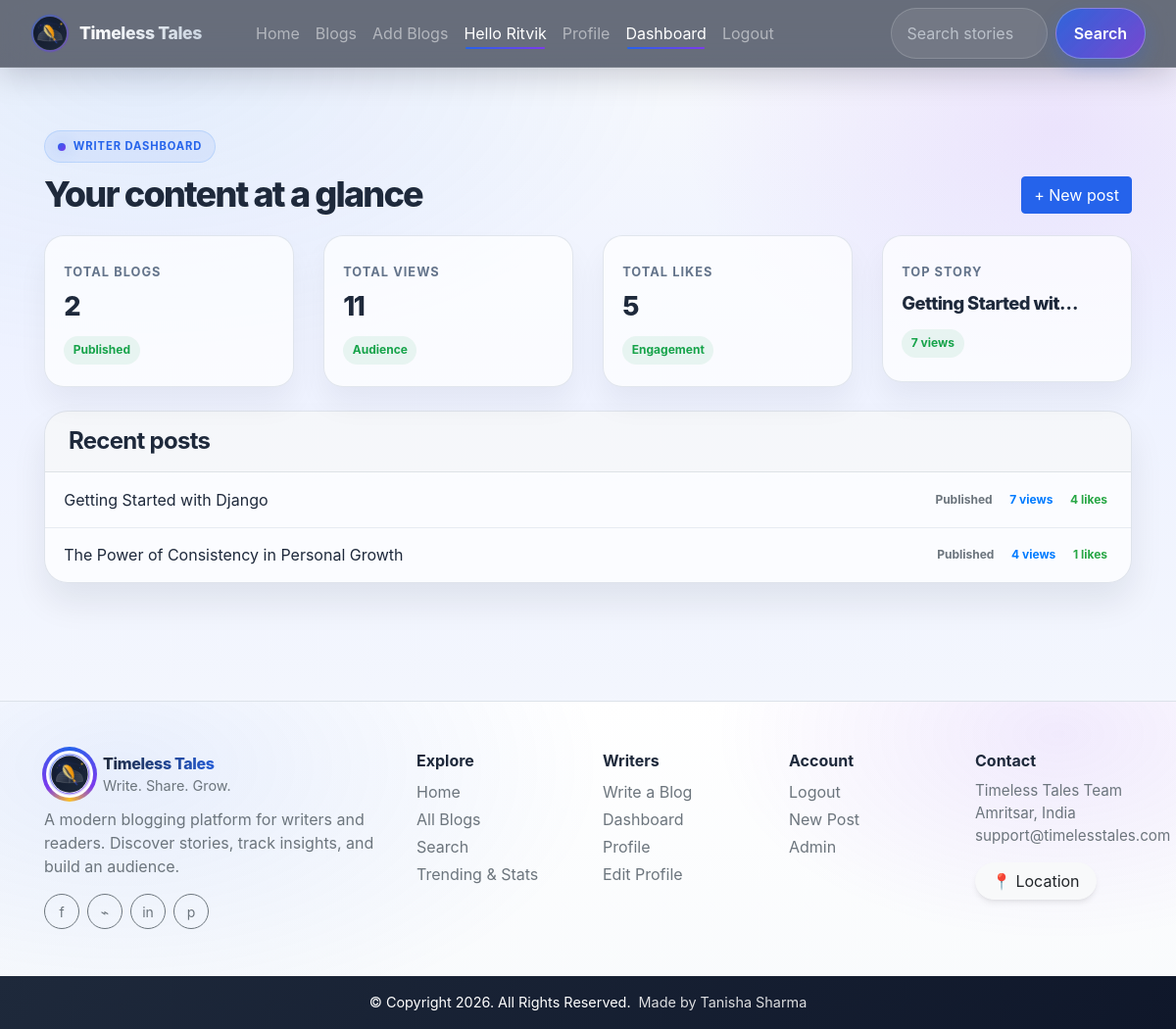
The page /dashboard/ (signed in) on the database its author committed.
### home/models.py (models this page shows, shortened)
class BlogPost(models.Model):
    STATUS_CHOICES = [
        ('draft', 'Draft'),
        ('published', 'Published'),
    ]
    title = models.CharField(max_length=255)
    author = models.ForeignKey(User, on_delete=models.CASCADE)
    slug = models.CharField(max_length=130)
    content = models.TextField()
    image = models.ImageField(upload_to="profile_pics", blank=True, null=True)
    dateTime = models.DateTimeField(auto_now_add=True)
    views = models.PositiveIntegerField(default=0)
    likes = models.PositiveIntegerField(default=0)
    status = models.CharField(max_length=10, choices=STATUS_CHOICES, default='draft')
    category = models.ForeignKey(Category, on_delete=models.SET_NULL, null=True, blank=True)
    tags = models.ManyToManyField(Tag, blank=True)

### home/views.py (the view)
# urls.py: path("dashboard/", views.writer_dashboard, name="writer_dashboard"),
@login_required(login_url='/login')
def writer_dashboard(request):
    my_posts = BlogPost.objects.filter(author=request.user)
    total_blogs = my_posts.count()
    stats = my_posts.aggregate(
        total_views=Sum('views'),
        total_likes=Sum('likes')
    )
    total_views = stats['total_views'] or 0
    total_likes = stats['total_likes'] or 0
    most_viewed = my_posts.order_by('-views').first()
    return render(request, "writer_dashboard.html", {
        'total_blogs': total_blogs,
        'total_views': total_views,
        'total_likes': total_likes,
        'most_viewed': most_viewed,
        'my_posts': my_posts.order_by('-dateTime')[:10],
    })

### home/templates/writer_dashboard.html (shortened to what this page needs)
{% extends 'base.html' %}
{% block dashboardactive %} active {% endblock dashboardactive %}
{% block body %}
<div class="page-shell">
  <div class="container py-4">
    <div class="page-header">
      <div>
        <div class="eyebrow">Writer dashboard</div>
        <h1 class="section-heading">Your content at a glance</h1>
      </div>
      <a href="/add_blogs/" class="btn btn-primary">+ New post</a>
    </div>
    <div class="row g-4 mb-4">
      <div class="col-md-6 col-xl-3">
        <div class="stat-card">
          <small>Total blogs</small>
          <h3>{{ total_blogs }}</h3>
          <span class="trend">Published</span>
        </div>
      </div>
      <div class="col-md-6 col-xl-3">
        <div class="stat-card">
          <small>Total views</small>
          <h3>{{ total_views }}</h3>
          <span class="trend">Audience</span>
        </div>
      </div>
      <div class="col-md-6 col-xl-3">
        <div class="stat-card">
          <small>Total likes</small>
          <h3>{{ total_likes }}</h3>
          <span class="trend">Engagement</span>
        </div>
      </div>
      <div class="col-md-6 col-xl-3">
        <div class="stat-card">
          <small>Top story</small>
          {% if most_viewed %}
          <h3 style="font-size: 1.15rem; line-height: 1.4; letter-spacing: -0.03em;">{{ most_viewed.title|truncatechars:20 }}</h3>
          <span class="trend">{{ most_viewed.views }} views</span>
          {% else %}
          <h3>—</h3>
          <span class="trend">No data yet</span>
          {% endif %}
        </div>
      </div>
    </div>
    <div class="list-panel">
      <div class="px-4 py-3 border-bottom" style="background: rgba(15,23,42,0.02);">
        <h4 class="mb-0" style="font-weight:700; letter-spacing:-0.03em;">Recent posts</h4>
      </div>
      <ul class="list-group list-group-flush">
        {% for post in my_posts %}
        <li class="list-group-item d-flex flex-column flex-md-row justify-content-between align-items-md-center gap-2">
          <a href="{% url 'blogs_comments' post.slug %}" class="fw-semibold text-decoration-none" style="color: var(--blog-text);">{{ post.title }}</a>
          <div class="d-flex flex-wrap gap-2">
            <span class="badge rounded-pill bg-secondary-subtle text-secondary">{{ post.get_status_display }}</span>
            <span class="badge rounded-pill bg-primary-subtle text-primary">{{ post.views }} views</span>
            <span class="badge rounded-pill bg-success-subtle text-success">{{ post.likes }} likes</span>
          </div>
        </li>
        {% empty %}
        <li class="list-group-item text-muted">No posts yet. <a href="{% url 'add_blogs' %}" class="text-decoration-none fw-semibold" style="color: var(--blog-primary);">Add your first blog</a></li>
        {% endfor %}
      </ul>
    </div>
  </div>
</div>
{% endblock %}

### home/templates/base.html (shortened to what this page needs)
<!doctype html>
<html lang="en">
  <head>
    <link href="//maxcdn.bootstrapcdn.com/bootstrap/4.1.1/css/bootstrap.min.css" rel="stylesheet" id="bootstrap-css">
    {% load static %}
    <link href="https://cdn.jsdelivr.net/npm/bootstrap@5.0.2/dist/css/bootstrap.min.css" rel="stylesheet">
    <link rel="stylesheet" href="https://maxcdn.bootstrapcdn.com/bootstrap/4.0.0/css/bootstrap.min.css">
  </head>
  <body class="{% block body_class %}{% endblock %}">
    <nav class="navbar navbar-expand-lg navbar-dark sticky-top">
      <div class="container-fluid">
        <a class="navbar-brand" href="/">
          <div class="navbar-logo-wrap">
            <img
              src="{% static 'favicon/timeless-tales-logo (1).svg' %}"
              alt="Timeless Tales Logo"
              class="navbar-logo-img">
          </div>
          <span class="navbar-brand-text">Timeless Tales</span>
        </a>
        <div class="collapse navbar-collapse" id="navbarSupportedContent">
          <div class="container mx-3">
            <ul class="navbar-nav me-auto mb-2 mb-lg-0">
              <li class="nav-item">
                <a class="nav-link {% block homeactive %} {% endblock homeactive %}" aria-current="page" href="/">Home</a>
              </li>
              <li class="nav-item">
                <a class="nav-link {% block blogsactive %} {% endblock blogsactive %}" href="/blogs/">Blogs</a>
              </li>
              {% if user.is_authenticated %}
              <li class="nav-item">
                <a class="nav-link {% block add_blogs_active %} {% endblock add_blogs_active %}" href="/add_blogs/">Add Blogs</a>
              </li>
              <li class="nav-item">
                <a class="nav-link active" href="#">Hello {{request.user}}</a>
              </li>
              <li class="nav-item">
                <a class="nav-link {% block profileactive %} {% endblock profileactive %}" href="/profile/">Profile</a>
              </li>
              <li class="nav-item">
                <a class="nav-link {% block dashboardactive %} {% endblock dashboardactive %}" href="/dashboard/">Dashboard</a>
              </li>
              <li class="nav-item">
                <a class="nav-link" href="/logout/">Logout</a>
              </li>
              {% endif %}
            </ul>
          </div>
          <form class="d-flex" method="POST" action="/search/"> {% csrf_token %}
            <input class="form-control me-2" type="search" placeholder="Search stories" name="searched" id="searched" aria-label="Search">
            <button class="btn btn-nav-search" type="submit">Search</button>
          </form>
        </div>
      </div>
    </nav>
    {% block body %}
    {% endblock %}
    <footer class="mt-5 footer-modern">
      <div class="container py-5">
        <div class="row g-4 align-items-start">
          <div class="col-lg-4">
            <div class="d-flex align-items-center gap-2 mb-2">
              <div class="footer-logo-wrap">
                <img
                  src="{% static 'favicon/timeless-tales-logo (1).svg' %}"
                  alt="Timeless Tales"
                  class="footer-logo">
              </div>
              <div>
                <div class="footer-brand-name" style="font-size:1rem;">Timeless Tales</div>
                <div class="text-muted" style="font-size:.9rem;">Write. Share. Grow.</div>
              </div>
            </div>
            <p class="text-muted mb-3" style="max-width: 360px;">
              A modern blogging platform for writers and readers. Discover stories, track insights, and build an audience.
            </p>
            <div class="d-flex gap-2">
              <a class="btn btn-outline-secondary btn-sm rounded-circle footer-social" href="https://www.facebook.com/" target="_blank" rel="noopener noreferrer" aria-label="Facebook">f</a>
              <a class="btn btn-outline-secondary btn-sm rounded-circle footer-social" href="https://www.instagram.com/" target="_blank" rel="noopener noreferrer" aria-label="Instagram">⌁</a>
              <a class="btn btn-outline-secondary btn-sm rounded-circle footer-social" href="https://www.linkedin.com/" target="_blank" rel="noopener noreferrer" aria-label="LinkedIn">in</a>
              <a class="btn btn-outline-secondary btn-sm rounded-circle footer-social" href="https://www.pinterest.com/" target="_blank" rel="noopener noreferrer" aria-label="Pinterest">p</a>
            </div>
          </div>
          <div class="col-6 col-lg-2">
            <div class="fw-bold mb-2">Explore</div>
            <div class="d-flex flex-column gap-1">
              <a class="text-decoration-none text-muted" href="/">Home</a>
              <a class="text-decoration-none text-muted" href="/blogs/">All Blogs</a>
              <a class="text-decoration-none text-muted" href="/search/">Search</a>
              <a class="text-decoration-none text-muted" href="/dashboard/">Trending & Stats</a>
            </div>
          </div>
          <div class="col-6 col-lg-2">
            <div class="fw-bold mb-2">Writers</div>
            <div class="d-flex flex-column gap-1">
              <a class="text-decoration-none text-muted" href="/add_blogs/">Write a Blog</a>
              <a class="text-decoration-none text-muted" href="/dashboard/">Dashboard</a>
              <a class="text-decoration-none text-muted" href="/profile/">Profile</a>
              <a class="text-decoration-none text-muted" href="/edit_profile/">Edit Profile</a>
            </div>
          </div>
          <div class="col-6 col-lg-2">
            <div class="fw-bold mb-2">Account</div>
            <div class="d-flex flex-column gap-1">
              {% if user.is_authenticated %}
              <a class="text-decoration-none text-muted" href="/logout/">Logout</a>
              <a class="text-decoration-none text-muted" href="/add_blogs/">New Post</a>
              {% else %}
              <a class="text-decoration-none text-muted" href="/login/">Login</a>
              <a class="text-decoration-none text-muted" href="/register/">Register</a>
              {% endif %}
              <a class="text-decoration-none text-muted" href="/admin/">Admin</a>
            </div>
          </div>
          <div class="col-6 col-lg-2">
            <div class="fw-bold mb-2">Contact</div>
            <div class="text-muted" style="font-size:.95rem;">
              Timeless Tales Team<br>
              Amritsar, India<br>
              <a href="mailto:support@timelesstales.com" class="text-decoration-none text-muted">support@timelesstales.com</a>
            </div>
            <a href="https://www.google.com/maps?q=Amritsar,+Punjab,+India" target="_blank" rel="noopener noreferrer" class="btn btn-light mt-3 px-3" style="border-radius: 999px; box-shadow: var(--blog-shadow);">
              📍 Location
            </a>
          </div>
        </div>
      </div>
      <div style="background: linear-gradient(135deg, #1e293b 0%, #0f172a 100%);">
        <div class="container py-3 d-flex flex-column flex-md-row justify-content-center gap-2">
          <div class="text-center text-white" style="font-size:.9rem;">© Copyright 2026. All Rights Reserved.</div>
          <div class="text-center" style="font-size:.9rem; color: rgba(255,255,255,.85);">Made by Tanisha Sharma </div>
        </div>
      </div>
    </footer>
  </body>
</html>

### rows shown on the page
BlogPost: title "Getting Started wit…", views "7", title "Getting Started with Django", status "Published", likes "4"
BlogPost: title "The Power of Consistency in Personal Growth", status "Published", views "4", likes "1"

### other values the page prints
{{ request.user }} "Ritvik"
{{ total_blogs }} "2"
{{ total_views }} "11"
{{ total_likes }} "5"
